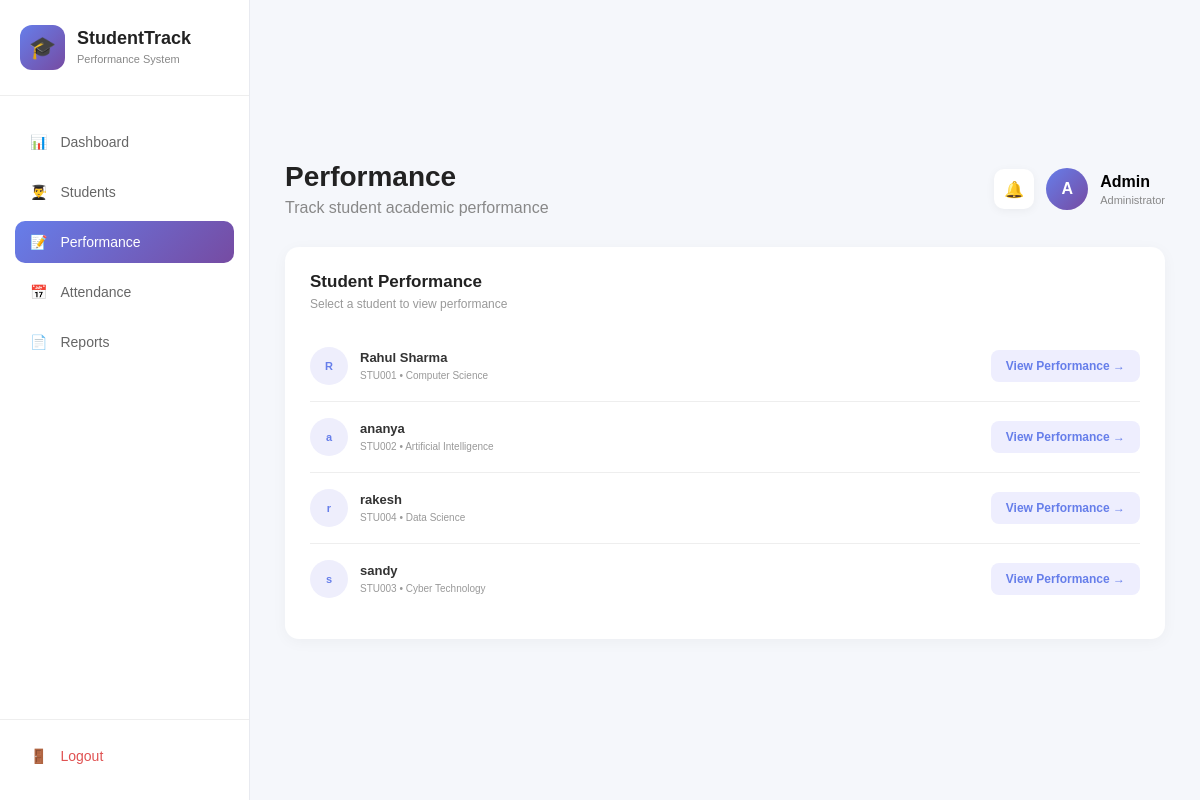
Screenshot of /performance with the database file from the repository.
### tables this page shows
CREATE TABLE students (
            id INTEGER PRIMARY KEY AUTOINCREMENT,
            name TEXT NOT NULL,
            student_id TEXT UNIQUE NOT NULL,
            department TEXT NOT NULL,
            year TEXT NOT NULL,
            email TEXT,
            phone TEXT
        );

### app.py (the view)
@app.route("/performance")
def performance():
    conn = get_db_connection()
    students = conn.execute("""
        SELECT *
        FROM students
        ORDER BY name
    """).fetchall()
    conn.close()
    return render_template(
        "performance.html",
        students=students
    )

### app.py (called while the page is built)
def get_db_connection():
    conn = sqlite3.connect(DATABASE)
    conn.row_factory = sqlite3.Row
    return conn

### templates/performance.html (shortened to what this page needs)
<!DOCTYPE html>
<html lang="en">
<head>
    <link rel="stylesheet"
          href="{{ url_for('static', filename='css/style.css') }}">
</head>
<body class="dashboard-body">
    <aside class="sidebar">
        <div class="brand">
            <div class="brand-icon">
                🎓
            </div>
            <div>
                <h2>StudentTrack</h2>
                <span>Performance System</span>
            </div>
        </div>
        <nav class="sidebar-menu">
            <a href="/dashboard" class="menu-item">
                <span>📊</span>
                Dashboard
            </a>
            <a href="/students" class="menu-item">
                <span>👨‍🎓</span>
                Students
            </a>
            <a href="/performance" class="menu-item active">
                <span>📝</span>
                Performance
            </a>
            <a href="#" class="menu-item">
                <span>📅</span>
                Attendance
            </a>
            <a href="#" class="menu-item">
                <span>📄</span>
                Reports
            </a>
        </nav>
        <div class="sidebar-bottom">
            <a href="/" class="menu-item logout">
                <span>🚪</span>
                Logout
            </a>
        </div>
    </aside>
    <main class="main-content">
        <header class="topbar">
            <div>
                <h1>Performance</h1>
                <p>
                    Track student academic performance
                </p>
            </div>
            <div class="profile">
                <div class="notification">
                    🔔
                </div>
                <div class="avatar">
                    A
                </div>
                <div>
                    <strong>Admin</strong>
                    <small>Administrator</small>
                </div>
            </div>
        </header>
        <div class="dashboard-card">
            <div class="card-header">
                <div>
                    <h3>Student Performance</h3>
                    <p>
                        Select a student to view performance
                    </p>
                </div>
            </div>
            {% if students %}
            <div class="student-performance-list">
                {% for student in students %}
                <div class="performance-student-row">
                    <div class="student-avatar">
                        {{ student["name"][0] }}
                    </div>
                    <div class="student-info">
                        <strong>
                            {{ student["name"] }}
                        </strong>
                        <span>
                            {{ student["student_id"] }}
                            •
                            {{ student["department"] }}
                        </span>
                    </div>
                    <a
                        href="/student-performance/{{ student['student_id'] }}"
                        class="view-button"
                    >
                        View Performance →
                    </a>
                </div>
                {% endfor %}
            </div>
            {% endif %}
        </div>
    </main>
</body>
</html>

### static/css/style.css (style rules this page uses)
* { margin: 0; padding: 0; box-sizing: border-box; }
body { font-family: Arial, sans-serif; min-height: 100vh; background: linear-gradient(135deg, #667eea, #764ba2); display: flex; justify-content: center; align-items: center; }
.dashboard-body { margin: 0; min-height: 100vh; background: #f5f7fb; display: flex; font-family: Arial, sans-serif; }
.sidebar { width: 250px; min-height: 100vh; background: #ffffff; border-right: 1px solid #e8eaf0; display: flex; flex-direction: column; position: fixed; left: 0; top: 0; }
.brand { display: flex; align-items: center; gap: 12px; padding: 25px 20px; border-bottom: 1px solid #eeeeee; }
.brand-icon { width: 45px; height: 45px; background: linear-gradient(135deg, #667eea, #764ba2); border-radius: 12px; display: flex; align-items: center; justify-content: center; font-size: 22px; }
.brand h2 { margin: 0; font-size: 18px; color: #222; }
.brand span { font-size: 11px; color: #888; }
.sidebar-menu { padding: 25px 15px; }
.menu-item { display: flex; align-items: center; gap: 13px; text-decoration: none; color: #666; padding: 13px 15px; margin-bottom: 8px; border-radius: 10px; font-size: 14px; transition: 0.2s; }
.menu-item.active { background: linear-gradient( 135deg, #667eea, #764ba2 ); color: white; }
.sidebar-bottom { margin-top: auto; padding: 15px; border-top: 1px solid #eeeeee; }
.logout { color: #e05252; }
.main-content { margin-left: 250px; width: calc(100% - 250px); padding: 30px 35px; }
.topbar { display: flex; justify-content: space-between; align-items: center; margin-bottom: 30px; }
.topbar h1 { margin: 0; font-size: 28px; color: #222; }
.topbar p { margin: 6px 0 0; color: #888; }
.profile { display: flex; align-items: center; gap: 12px; }
.notification { width: 40px; height: 40px; background: white; border-radius: 10px; display: flex; align-items: center; justify-content: center; box-shadow: 0 2px 10px rgba(0,0,0,0.05); }
.avatar { width: 42px; height: 42px; border-radius: 50%; background: linear-gradient(135deg, #667eea, #764ba2); color: white; display: flex; align-items: center; justify-content: center; font-weight: bold; }
.profile small { display: block; color: #888; font-size: 11px; margin-top: 3px; }
.dashboard-card { background: white; border-radius: 14px; padding: 25px; box-shadow: 0 3px 15px rgba(0,0,0,0.04); }
.card-header { display: flex; justify-content: space-between; align-items: center; margin-bottom: 20px; }
.card-header h3 { margin: 0; color: #222; font-size: 17px; }
.card-header p { margin: 5px 0 0; color: #999; font-size: 12px; }
.student-avatar { width: 38px; height: 38px; border-radius: 50%; background: #eeeefc; color: #667eea; display: flex; align-items: center; justify-content: center; font-size: 11px; font-weight: bold; margin-right: 12px; }
.student-info { flex: 1; }
.student-info strong { display: block; font-size: 13px; color: #333; }
.student-info span { font-size: 10px; color: #999; }
.performance-student-row { display: flex; align-items: center; padding: 16px 0; border-bottom: 1px solid #eeeeee; }
.performance-student-row:last-child { border-bottom: none; }
.performance-student-row .student-info { flex: 1; }
.view-button { padding: 9px 15px; background: #eeeefe; color: #667eea; text-decoration: none; border-radius: 8px; font-size: 12px; font-weight: bold; }

### rows the page displays
students: name "R", name "Rahul Sharma", student_id "STU001", department "Computer Science"
students: name "a", name "ananya", student_id "STU002", department "Artificial Intelligence"
students: name "r", name "rakesh", student_id "STU004", department "Data Science"
students: name "s", name "sandy", student_id "STU003", department "Cyber Technology"
